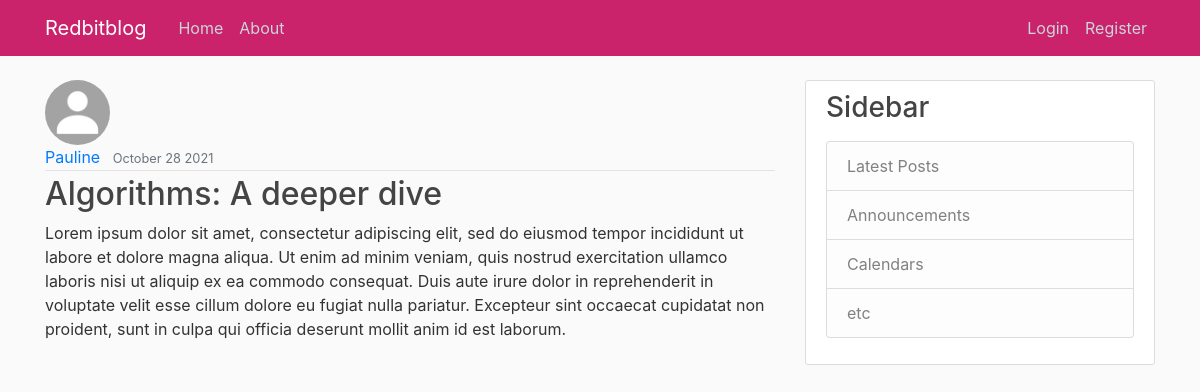
The app's page /post/17/ with its own data.
### blog/models.py (models this page shows, shortened)
class Post(models.Model):
    title = models.CharField(max_length=100)
    content = models.TextField()
    date = models.DateTimeField(default=timezone.now)
    author = models.ForeignKey(
        User, on_delete=models.CASCADE)

### users/models.py (models this page shows, shortened)
class Profile(models.Model):
    user = models.OneToOneField(User, on_delete=models.CASCADE)
    image = models.ImageField(default='default.jpg', upload_to='profile_pics')

### blog/views.py (the view)
# urls.py: path('post/<int:pk>/', blog_views.PostDetailView.as_view(), name='post-detail'),
class PostDetailView(DetailView):
    model = Post

### blog/templates/blog/post_detail.html (shortened to what this page needs)
{%extends 'blog/base.html'%}
{%block content%}
<article class="media-content-section">
    <img class="rounded-circle article-img" src="{{object.author.profile.image.url}}">
    <div class="media-body">
        <div class="article-metadata">
            <a class="mr-2" href="#">{{object.author}}</a>
            <small class="text-muted">{{object.date|date:'F d Y'}}</small>
        </div>
        <h2 class="article-title"> {{object.title}} </h2>
        <p class="article-content">{{object.content}}</p>
    </div>
</article>
{%endblock content%}

### blog/static/blog/main.css (style rules this page uses)
body { background: #fafafa; color: #333333; margin-top: 5rem; }
h1, h2, h3, h4, h5, h6 { color: #444444; }
.article-title { color: #444444; }
.article-content { white-space: pre-line; }
.article-img { height: 65px; width: 65px; margin-right: 16px; }
.article-metadata { padding-bottom: 1px; margin-bottom: 4px; border-bottom: 1px solid #e3e3e3; }

### records on screen
Post: author.profile.image (placeholder picture), author "Pauline", date "October 28 2021", title "Algorithms: A deeper dive", content "Lorem ipsum dolor sit amet, consectetur adipiscing elit, sed do eiusmod tempor incididunt ut labore et dolore magna aliqua. Ut enim ad minim veniam, quis nostrud exercitation ullamco laboris nisi ut aliquip ex ea commodo consequat. Duis aute irure dolor in reprehenderit in voluptate velit esse cillum dolore eu fugiat nulla pariatur. Excepteur sint occaecat cupidatat non proident, sunt in culpa qui officia deserunt mollit anim id est laborum."
